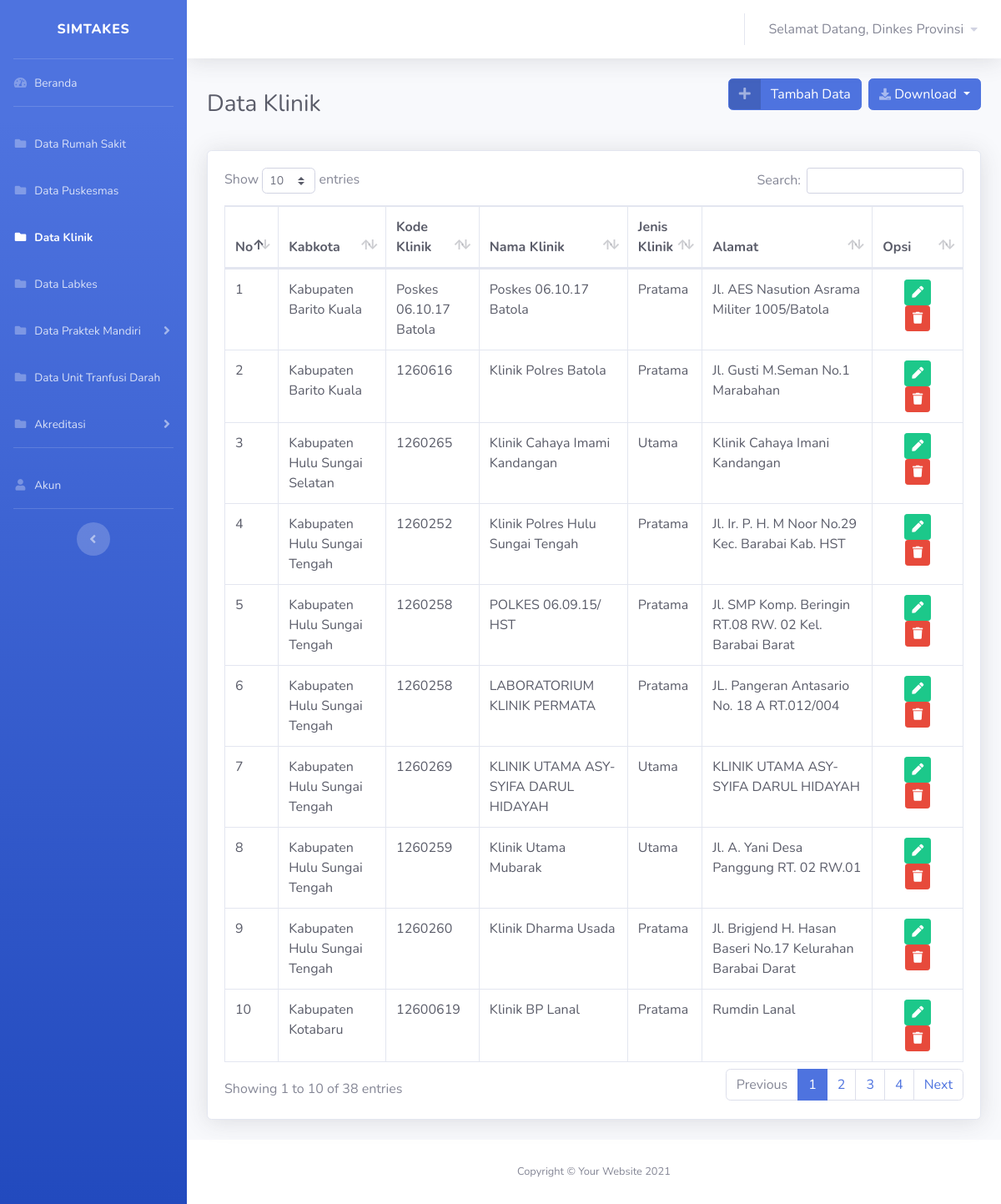
Screenshot of /views/dinkes/klinik/klinik.php (signed in) with the database file from the repository.
### tables this page shows
CREATE TABLE `user` (
  `id_user` int(11) NOT NULL,
  `username` varchar(30) NOT NULL,
  `nama` varchar(100) NOT NULL,
  `password` varchar(30) NOT NULL,
  `id_role` int(11) NOT NULL
);

CREATE TABLE `data_klinik` (
  `idx` int(11) NOT NULL,
  `kabkota` varchar(50) NOT NULL,
  `kodeklinik` varchar(50) NOT NULL,
  `namaklinik` varchar(50) NOT NULL,
  `jenisklinik` varchar(50) NOT NULL,
  `alamat` varchar(255) NOT NULL
);

### koneksi.php (called while the page is built, shortened)
<?php
$koneksi = mysqli_connect("localhost", "root", "", "simtakes") or die(mysqli_error($koneksi));
$username = $_SESSION['username'];
$id_role = $_SESSION['id_role'];
function query($query)
{
    global $koneksi;
    $result = mysqli_query($koneksi, $query);
    $rows = [];
    while ($row = mysqli_fetch_assoc($result)) {
        $rows[] = $row;
    }
    return $rows;
}
?>

### views/dinkes/klinik/klinik.php (the view, shortened to what this page needs)
<?php
require '../../../koneksi.php';
if ($id_role == '15') {
    $klinik = query("SELECT * FROM data_klinik WHERE kabkota = 'Kota Banjarmasin' ORDER BY namaklinik");
} elseif ($id_role == '3') {
    $klinik = query("SELECT * FROM data_klinik WHERE kabkota = 'Kabupaten Balangan' ORDER BY namaklinik");
} elseif ($id_role == '4') {
    $klinik = query("SELECT * FROM data_klinik WHERE kabkota = 'Kabupaten Banjar' ORDER BY namaklinik");
} elseif ($id_role == '5') {
    $klinik = query("SELECT * FROM data_klinik WHERE kabkota = 'Kabupaten Barito Kuala' ORDER BY namaklinik");
} elseif ($id_role == '6') {
    $klinik = query("SELECT * FROM data_klinik WHERE kabkota = 'Kabupaten Hulu Sungai Selatan' ORDER BY namaklinik");
} elseif ($id_role == '7') {
    $klinik = query("SELECT * FROM data_klinik WHERE kabkota = 'Kabupaten Hulu Sungai Tengah' ORDER BY namaklinik");
} elseif ($id_role == '8') {
    $klinik = query("SELECT * FROM data_klinik WHERE kabkota = 'Kabupaten Hulu Sungai Utara' ORDER BY namaklinik");
} elseif ($id_role == '9') {
    $klinik = query("SELECT * FROM data_klinik WHERE kabkota = 'Kabupaten Kotabaru' ORDER BY namaklinik");
} elseif ($id_role == '10') {
    $klinik = query("SELECT * FROM data_klinik WHERE kabkota = 'Kabupaten Tabalong' ORDER BY namaklinik");
} elseif ($id_role == '11') {
    $klinik = query("SELECT * FROM data_klinik WHERE kabkota = 'Kabupaten Tanah Bumbu' ORDER BY namaklinik");
} elseif ($id_role == '12') {
    $klinik = query("SELECT * FROM data_klinik WHERE kabkota = 'Kabupaten Tanah Laut' ORDER BY namaklinik");
} elseif ($id_role == '13') {
    $klinik = query("SELECT * FROM data_klinik WHERE kabkota = 'Kabupaten Tapin' ORDER BY namaklinik");
} elseif ($id_role == '14') {
    $klinik = query("SELECT * FROM data_klinik WHERE kabkota = 'Kota Banjarbaru' ORDER BY namaklinik");
}elseif ($id_role == '2') {
    $klinik = query("SELECT * FROM data_klinik ORDER BY kabkota");
} else {
    echo "<script>alert('Anda harus login ulang!');
		document.location = '../../../index.php';
		</script>";
    exit();
}
?>
<!DOCTYPE html>
<html lang="en">
<head>
    <link href="../../../vendor/fontawesome-free/css/all.min.css" rel="stylesheet" type="text/css">
    <link href="../../../css/sb-admin-2.min.css" rel="stylesheet">
    <link href="../../../vendor/datatables/dataTables.bootstrap4.min.css" rel="stylesheet">
</head>
<body id="page-top">
    <div id="wrapper">
        <ul class="navbar-nav bg-gradient-primary sidebar sidebar-dark accordion" id="accordionSidebar">
            <a class="sidebar-brand d-flex align-items-center justify-content-center" href="dashboard.php">
                <div class="sidebar-brand-text mx-3">SIMTAKES</div>
            </a>
            <hr class="sidebar-divider my-0">
            <li class="nav-item ">
                <a class="nav-link" href="../dashboard.php">
                    <i class="fas fa-fw fa-tachometer-alt"></i>
                    <span>Beranda</span></a>
            </li>
            <hr class="sidebar-divider">
            <li class="nav-item">
                <a class="nav-link" href="../rumahsakit/rumahsakit.php">
                <i class="fas fa-fw fa-folder"></i>
                    <span>Data Rumah Sakit</span></a>
            </li>
            <li class="nav-item ">
                <a class="nav-link " href="../puskesmas/puskesmas.php" >
                    <i class="fas fa-fw fa-folder"></i>
                    <span>Data Puskesmas</span>
                </a>
            </li>
            <li class="nav-item active">
                <a class="nav-link " href="" >
                    <i class="fas fa-fw fa-folder"></i>
                    <span>Data Klinik</span>
                </a>
            </li>
            <li class="nav-item">
                <a class="nav-link " href="../labkes/labkes.php" >
                    <i class="fas fa-fw fa-folder"></i>
                    <span>Data Labkes</span>
                </a>
            </li>
            <li class="nav-item">
                <a class="nav-link collapsed" href="#" data-toggle="collapse" data-target="#collapsePages"
                    aria-expanded="true" aria-controls="collapsePages">
                    <i class="fas fa-fw fa-folder"></i>
                    <span>Data Praktek Mandiri</span>
                </a>
            </li>
            <li class="nav-item">
                <a class="nav-link" href="../transfusidarah/transfusidarah.php">
                <i class="fas fa-fw fa-folder"></i>
                    <span>Data Unit Tranfusi Darah</span></a>
            </li>
            <li class="nav-item">
                <a class="nav-link collapsed" href="#" data-toggle="collapse" data-target="#collapseAkreditasi"
                    aria-expanded="true" aria-controls="collapseAkreditasi">
                    <i class="fas fa-fw fa-folder"></i>
                    <span>Akreditasi</span>
                </a>
            </li>
            <hr class="sidebar-divider d-none d-md-block">
            <?php
            if ($id_role == 2) {
                echo $p  = '
                <li class="nav-item ">
                <a class="nav-link" href="../user/user.php">
                <i class="fas fa-fw fa-user"></i>
                    <span>Akun</span></a>
            </li>
            <hr class="sidebar-divider d-none d-md-block">';
            }
            ?>
            <div class="text-center d-none d-md-inline">
                <button class="rounded-circle border-0" id="sidebarToggle"></button>
            </div>
        </ul>
        <div id="content-wrapper" class="d-flex flex-column">
            <div id="content">
                <nav class="navbar navbar-expand navbar-light bg-white topbar mb-4 static-top shadow">
                    <ul class="navbar-nav ml-auto">
                        <li class="nav-item dropdown no-arrow">
                            <a class="nav-link dropdown-toggle" href="#" id="userDropdown" role="button"
                                data-toggle="dropdown" aria-haspopup="true" aria-expanded="false">
                                <span class="mr-2 d-none d-lg-inline text-gray-600">Selamat Datang,
                                <?php $index = mysqli_query($koneksi,"SELECT nama from user where username='$username' AND id_role = '$id_role'");
                                $row = mysqli_fetch_array($index);
                                if ($row && $row["nama"] == !'') {
                                echo $row['nama'];
                                }else
                                {
                                echo "no class";
                                }
                                ?>
                                </span>
                                    <i class="fas fa-caret-down fa-sm"></i>
                            </a>
                        </li>
                    </ul>
                </nav>
                <div class="container-fluid">
                    <div class="d-sm-flex align-items-center justify-content-between mb-4">
                        <h1 class="h3 mb-0 text-gray-800">Data Klinik</h1>
                        <div class="d-sm-flex align-items-center justify-content-between mb-4">
                            <a href="klinik-tambah.php" class="btn btn-primary btn-icon-split">
                                            <span class="icon text-white-50">
                                                <i class="fas fa-plus"></i>
                                            </span>
                                            <span class="text">Tambah Data</span>
                            </a>&nbsp;&nbsp;
                            <div class="btn-group">
                                <button type="button" class="btn btn-primary dropdown-toggle " data-toggle="dropdown" aria-haspopup="true" aria-expanded="false"><i
                                    class="fas fa-download fa-sm text-white-50"></i>
                                    Download
                                </button>
                            </div>
                        </div>
                    </div>
                        <div class="card shadow mb-4">
                            <div class="card-body">
                                <div class="table-responsive">
                                    <table class="table table-bordered text-dark" id="dataTable" width="100%" cellspacing="0">
                                        <thead>
                                            <tr>
                                            <th>No</th>
                                            <th>Kabkota</th>
                                            <th>Kode Klinik</th>
                                            <th>Nama Klinik</th>
                                            <th>Jenis Klinik</th>
                                            <th>Alamat</th>
                                            <th>Opsi</th>
                                            </tr>
                                        </thead>
                                        <tbody>
                                            <?php $no = 1; ?>
                                            <?php foreach ($klinik as $data_klinik) : ?>
                                            <tr>
                                                <td><?= $no++ ?></td>
                                                <td><?= $data_klinik['kabkota'] ?></td>
                                                <td><?= $data_klinik['kodeklinik'] ?></td>
                                                <td><?= $data_klinik['namaklinik'] ?></td>
                                                <td><?= $data_klinik['jenisklinik'] ?></td>
                                                <td><?= $data_klinik['alamat'] ?></td>
                                                <td>
                                                <div class="container text-center">
                                                    <a href="klinik-edit.php?idx=<?= $data_klinik['idx']; ?>"class="btn btn-success btn-sm"><i class="fa fa-pen"></i></a>
                                                    <a  href="hapusklinik.php?idx=<?= $data_klinik['idx']; ?>" class="btn btn-danger btn-sm" onclick="return confirm('Apakah anda yakin ingin menghapus data Klinik <?= $data_klinik['namaklinik']; ?> ?');"><i class="fa fa-trash"></i></a></td>
                                                </div>
                                            </tr>
                                            <?php endforeach ?>
            <footer class="sticky-footer bg-white">
                <div class="container my-auto">
                    <div class="copyright text-center my-auto">
                        <span>Copyright &copy; Your Website 2021</span>
                    </div>
                </div>
            </footer>
</body>
</html>

### rows the page displays
user: nama "Dinkes Provinsi"
data_klinik: kabkota "Kabupaten Barito Kuala", kodeklinik "Poskes 06.10.17 Batola", namaklinik "Poskes 06.10.17 Batola", jenisklinik "Pratama", alamat "Jl. AES Nasution Asrama Militer 1005/Batola"
data_klinik: kabkota "Kabupaten Barito Kuala", kodeklinik "1260616", namaklinik "Klinik Polres Batola", jenisklinik "Pratama", alamat "Jl. Gusti M.Seman No.1 Marabahan"
data_klinik: kabkota "Kabupaten Hulu Sungai Selatan", kodeklinik "1260265", namaklinik "Klinik Cahaya Imami Kandangan", jenisklinik "Utama", alamat "Klinik Cahaya Imani Kandangan"
data_klinik: kabkota "Kabupaten Hulu Sungai Tengah", kodeklinik "1260252", namaklinik "Klinik Polres Hulu Sungai Tengah", jenisklinik "Pratama", alamat "Jl. Ir. P. H. M Noor No.29 Kec. Barabai Kab. HST"
data_klinik: kabkota "Kabupaten Hulu Sungai Tengah", kodeklinik "1260258", namaklinik "POLKES 06.09.15/ HST", jenisklinik "Pratama", alamat "Jl. SMP Komp. Beringin RT.08 RW. 02 Kel. Barabai Barat"
data_klinik: kabkota "Kabupaten Hulu Sungai Tengah", kodeklinik "1260258", namaklinik "LABORATORIUM KLINIK PERMATA", jenisklinik "Pratama", alamat "JL. Pangeran Antasario No. 18 A RT.012/004"
data_klinik: kabkota "Kabupaten Hulu Sungai Tengah", kodeklinik "1260269", namaklinik "KLINIK UTAMA ASY-SYIFA DARUL HIDAYAH", jenisklinik "Utama", alamat "KLINIK UTAMA ASY-SYIFA DARUL HIDAYAH"
data_klinik: kabkota "Kabupaten Hulu Sungai Tengah", kodeklinik "1260259", namaklinik "Klinik Utama Mubarak", jenisklinik "Utama", alamat "Jl. A. Yani Desa Panggung RT. 02 RW.01"
data_klinik: kabkota "Kabupaten Hulu Sungai Tengah", kodeklinik "1260260", namaklinik "Klinik Dharma Usada", jenisklinik "Pratama", alamat "Jl. Brigjend H. Hasan Baseri No.17 Kelurahan Barabai Darat"
data_klinik: kabkota "Kabupaten Kotabaru", kodeklinik "12600619", namaklinik "Klinik BP Lanal", jenisklinik "Pratama", alamat "Rumdin Lanal"
